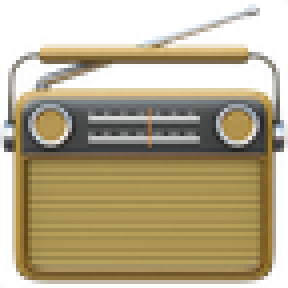
#> input picture site/img/apple.png, 72 x 72 px (shown 4 times larger); its folder holds only this picture in this run
$ python -i features.py   (imports and definitions only)
#> lines starting #> are read from the running program, lines starting #| are printed output that depends on the picture; after the words box and inside, x2 and y2 are one past the last pixel; in counts of white or black regions, pixels touching at a corner belong together
"""Étape 1 du modèle : transformer une image en 222 nombres (« features »)."""
from pathlib import Path

import numpy as np
from PIL import Image

MODES = ["RGBA", "RGB", "P", "LA", "L"]


def load_rgb(path: Path, size: int) -> Image.Image:
    """Charge l'image sur fond blanc (la transparence est conservée visuellement)."""
    with Image.open(path) as image:
        rgba = image.convert("RGBA")
        background = Image.new("RGBA", rgba.size, (255, 255, 255, 255))
        rgb = Image.alpha_composite(background, rgba).convert("RGB")
        return rgb.resize((size, size), Image.Resampling.LANCZOS)


def extract_color_histogram(path: Path, bins: int = 32, size: int = 96) -> np.ndarray:
    """Bloc C : 6 histogrammes normalisés (R, G, B, H, S, V) -> 6 x bins valeurs."""
    rgb = load_rgb(path, size)
    hsv = rgb.convert("HSV")
    features: list[np.ndarray] = []
    for array in (np.asarray(rgb), np.asarray(hsv)):
        for channel in range(3):
            hist, _ = np.histogram(array[..., channel], bins=bins, range=(0, 256))
            hist = hist.astype(np.float32)
            features.append(hist / max(hist.sum(), 1.0))
    return np.concatenate(features)


def extract_features(path: Path, bins: int = 32, size: int = 96) -> np.ndarray:
    """Vecteur complet : A (métadonnées) + B (statistiques de couleur) + C (histogrammes)."""
#> called with path = '../../site/img/apple.png', bins = 32, size = 96
    with Image.open(path) as image:
#> image is the input picture: PIL image 72x72 RGBA; mean R, G, B, A 124.9, 111.7, 77.2, 172.4
        width, height = image.size
#> width = 72; height = 72
        original_mode = image.mode
#> original_mode = 'RGBA'
        rgba = np.asarray(image.convert("RGBA"), dtype=np.uint8)

    alpha = rgba[..., 3].astype(np.float32) / 255.0
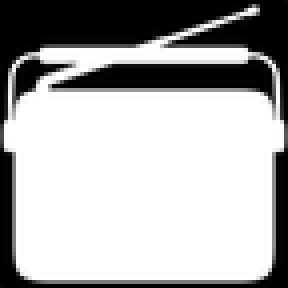
#> alpha: shape (72, 72) float32 (shown 4 times larger); min 0, max 1, mean 0.676
    visible = alpha > 0.05
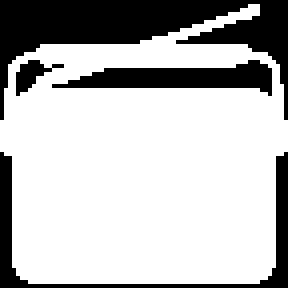
#> visible: shape (72, 72) bool (shown 4 times larger); 73% white; 4 black regions, box (x1, y1, x2, y2) and area: (0, 0, 72, 30) 819, (0, 38, 72, 72) 282, (13, 15, 68, 24) 256, (4, 15, 16, 24) 45
    if visible.any():
        ys, xs = np.where(visible)
#> ys = 3782 values from 1 to 70; xs = 3782 values, max 71 at index 1111, min 0 at index 1040, mean 35.56
        bbox_width = (xs.max() - xs.min() + 1) / max(width, 1)
#> bbox_width = 1
        bbox_height = (ys.max() - ys.min() + 1) / max(height, 1)
#> bbox_height = 0.972
        visible_rgb = rgba[..., :3][visible].astype(np.float32) / 255.0
    else:
        bbox_width = bbox_height = 0.0
        visible_rgb = np.zeros((1, 3), dtype=np.float32)

    # Bloc A : 15 métadonnées (taille, fichier, transparence, boîte englobante, mode)
    metadata = np.asarray([
        np.log1p(width), np.log1p(height), width / max(height, 1),
#> (the run stopped early here; a loop or call above may not have finished)

$ run again, on site/img/facebook.png
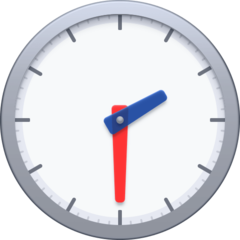
#> input picture site/img/facebook.png, 240 x 240 px
#> in extract_features, image is the input picture: PIL image 240x240 RGBA; mean R, G, B, A 188.4, 189.5, 197.4, 200.3
#> in extract_features, `alpha = rgba[..., 3].astype(np.float32) / 255.0`:
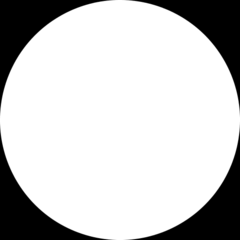
#> alpha: shape (240, 240) float32; min 0, max 1, mean 0.786
#> in extract_features, `visible = alpha > 0.05`:
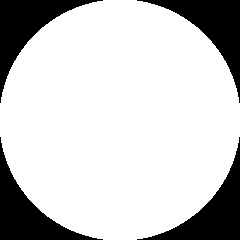
#> visible: shape (240, 240) bool; 79.4% white; 4 black regions, box (x1, y1, x2, y2) and area: (0, 0, 103, 103) 2970, (137, 0, 240, 103) 2970, (137, 137, 240, 240) 2969, (0, 137, 103, 240) 2968
#> bbox_width = 1

$ run again, on site/img/messenger.png
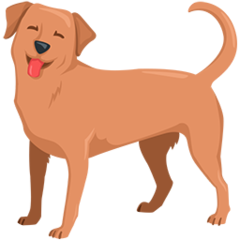
#> input picture site/img/messenger.png, 240 x 240 px
#> in extract_features, image is the input picture: PIL image 240x240 RGBA; mean R, G, B, A 204.3, 121.4, 84.1, 119.9
#> in extract_features, `alpha = rgba[..., 3].astype(np.float32) / 255.0`:
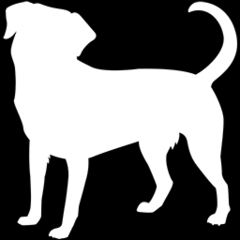
#> alpha: shape (240, 240) float32; min 0, max 1, mean 0.47
#> in extract_features, `visible = alpha > 0.05`:
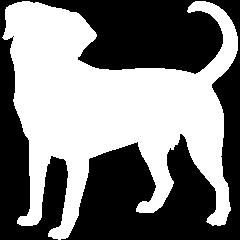
#> visible: shape (240, 240) bool; 49.1% white; 1 white region, box (x1, y1, x2, y2) and area: (2, 1, 238, 240) 28292
#> bbox_width = 0.983
#> bbox_height = 0.996
